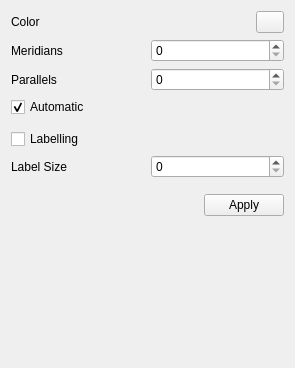
<?xml version="1.0" encoding="UTF-8"?>
<ui version="4.0">
 <class>GridOptions</class>
 <widget class="QWidget" name="GridOptions">
  <property name="geometry">
   <rect>
    <x>0</x>
    <y>0</y>
    <width>295</width>
    <height>368</height>
   </rect>
  </property>
  <property name="windowTitle">
   <string>Form</string>
  </property>
  <layout class="QVBoxLayout" name="verticalLayout">
   <item>
    <layout class="QHBoxLayout" name="horizontalLayout">
     <item>
      <widget class="QLabel" name="lblColor">
       <property name="text">
        <string>Color</string>
       </property>
      </widget>
     </item>
     <item>
      <widget class="QPushButton" name="colorButton">
       <property name="maximumSize">
        <size>
         <width>28</width>
         <height>27</height>
        </size>
       </property>
       <property name="text">
        <string/>
       </property>
      </widget>
     </item>
    </layout>
   </item>
   <item>
    <layout class="QHBoxLayout" name="horizontalLayout_2">
     <item>
      <widget class="QLabel" name="lblMeridians">
       <property name="text">
        <string>Meridians</string>
       </property>
      </widget>
     </item>
     <item>
      <widget class="QSpinBox" name="meridiansSelector">
       <property name="maximum">
        <number>360</number>
       </property>
      </widget>
     </item>
    </layout>
   </item>
   <item>
    <layout class="QHBoxLayout" name="horizontalLayout_3">
     <item>
      <widget class="QLabel" name="lblParallels">
       <property name="text">
        <string>Parallels</string>
       </property>
      </widget>
     </item>
     <item>
      <widget class="QSpinBox" name="parallelsSelector">
       <property name="maximum">
        <number>90</number>
       </property>
      </widget>
     </item>
    </layout>
   </item>
   <item>
    <widget class="QCheckBox" name="automaticCheckbox">
     <property name="enabled">
      <bool>true</bool>
     </property>
     <property name="text">
      <string>Automatic</string>
     </property>
     <property name="checked">
      <bool>true</bool>
     </property>
    </widget>
   </item>
   <item>
    <spacer name="verticalSpacer_3">
     <property name="orientation">
      <enum>Qt::Vertical</enum>
     </property>
     <property name="sizeType">
      <enum>QSizePolicy::Fixed</enum>
     </property>
     <property name="sizeHint" stdset="0">
      <size>
       <width>20</width>
       <height>6</height>
      </size>
     </property>
    </spacer>
   </item>
   <item>
    <layout class="QHBoxLayout" name="horizontalLayout_5">
     <item>
      <widget class="QCheckBox" name="labellingCheckbox">
       <property name="text">
        <string>Labelling</string>
       </property>
      </widget>
     </item>
    </layout>
   </item>
   <item>
    <layout class="QHBoxLayout" name="horizontalLayout_6">
     <item>
      <widget class="QLabel" name="lblLabelSize">
       <property name="text">
        <string>Label Size</string>
       </property>
      </widget>
     </item>
     <item>
      <widget class="QSpinBox" name="labelSizeSelector"/>
     </item>
    </layout>
   </item>
   <item>
    <spacer name="verticalSpacer_2">
     <property name="orientation">
      <enum>Qt::Vertical</enum>
     </property>
     <property name="sizeType">
      <enum>QSizePolicy::Fixed</enum>
     </property>
     <property name="sizeHint" stdset="0">
      <size>
       <width>20</width>
       <height>10</height>
      </size>
     </property>
    </spacer>
   </item>
   <item>
    <layout class="QHBoxLayout" name="horizontalLayout_4">
     <item>
      <spacer name="horizontalSpacer">
       <property name="orientation">
        <enum>Qt::Horizontal</enum>
       </property>
       <property name="sizeHint" stdset="0">
        <size>
         <width>40</width>
         <height>20</height>
        </size>
       </property>
      </spacer>
     </item>
     <item>
      <widget class="QPushButton" name="applyButton">
       <property name="text">
        <string>Apply</string>
       </property>
      </widget>
     </item>
    </layout>
   </item>
   <item>
    <spacer name="verticalSpacer">
     <property name="orientation">
      <enum>Qt::Vertical</enum>
     </property>
     <property name="sizeHint" stdset="0">
      <size>
       <width>20</width>
       <height>207</height>
      </size>
     </property>
    </spacer>
   </item>
  </layout>
 </widget>
 <resources/>
 <connections/>
</ui>
